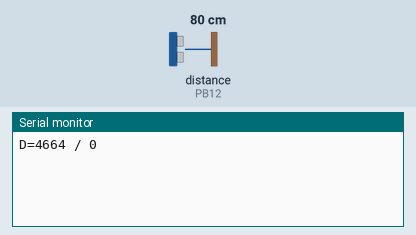
This sketch was run on a simulated STM32 Blue Pill. Shown: the last lines printed to the serial monitor. The inputs (shaded band) are chosen by the test bench; at power-on: distance to the obstacle (sensor on PB12) 80 cm. The echo pulse lasts 58.3 µs per cm.

Above: at 2.2 s.
2.3 s: distance to the obstacle (sensor on PB12) set to 2 cm
At 3.6 s:
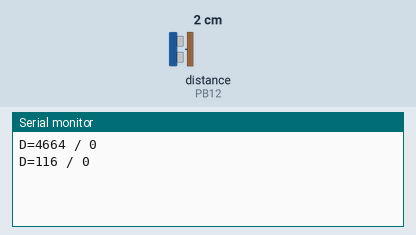
3.8 s: distance to the obstacle (sensor on PB12) set to 4 cm
At 4.8 s:
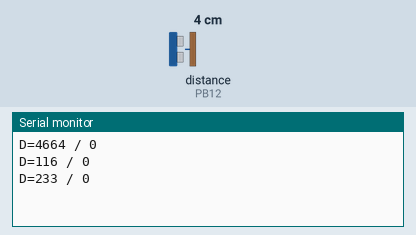
Timing chart, 0 to 6.8 s (numbered marks = the images above; inputs shaded):
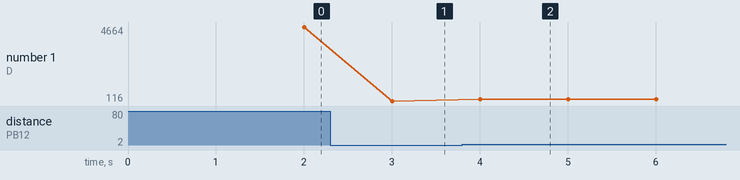

The sketch:

us_test.ino
```cpp
// need FT ports!
#define US_IN_PIN   PB12
#define US_OUT_PIN  PB13

volatile uint32_t di=0;


static void intr() {
  static uint32_t t0=0;
  uint16_t v=digitalRead(US_IN_PIN);
  if(v==HIGH) {
    t0=micros();
    di=0;
  } else {
    di=micros()-t0;
  }
}


void setup() {
  delay(1000);
      Serial.begin(115200);
    pinMode(US_OUT_PIN, OUTPUT);
    pinMode(US_IN_PIN, INPUT);
    attachInterrupt(US_IN_PIN, intr,  CHANGE);
}

void loop() {
  delay(1000);
  // put your main code here, to run repeatedly:
   di=0;
          digitalWrite(US_OUT_PIN, LOW);
        delayMicroseconds(2);
        digitalWrite(US_OUT_PIN, HIGH);
        delayMicroseconds(10);
        digitalWrite(US_OUT_PIN, LOW);

        uint32_t d=pulseIn(US_IN_PIN, HIGH, 50000);
        // if d==0 ...
        //int16_t dist=(int16_t)(d/58);

        //Serial.println(dist);
        Serial.print("D="); Serial.print(d);
        Serial.print(" / "); Serial.println(di);

}
```

Measured:
- after the input at 2.3 s, the serial monitor: prints a new line after 0.71 s (image 1)
- after the input at 3.8 s, the serial monitor: prints a new line after 0.21 s (image 2)
- plotted number 1: 4664 → 116 after the input at 2.3 s, 116 → 233 after the input at 3.8 s
